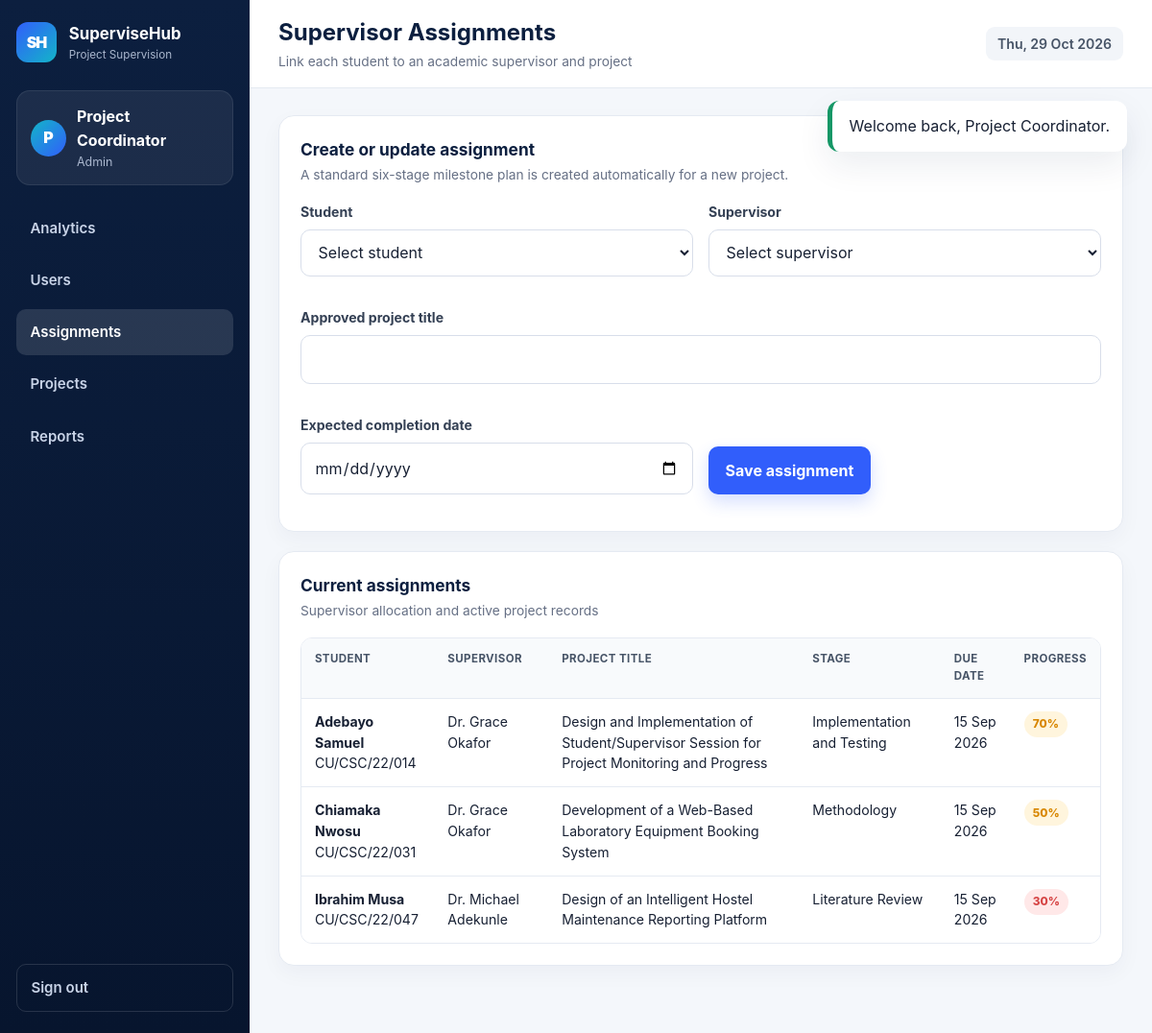
/index.php?page=admin-assignments (signed in), run on the app's committed database.
### tables this page shows
CREATE TABLE projects (
 id INT UNSIGNED AUTO_INCREMENT PRIMARY KEY,
 student_id INT UNSIGNED NOT NULL,
 supervisor_id INT UNSIGNED NULL,
 title VARCHAR(300) NOT NULL,
 abstract TEXT NULL,
 current_stage VARCHAR(100) NOT NULL DEFAULT 'Proposal',
 status VARCHAR(30) NOT NULL DEFAULT 'active',
 start_date DATE NULL,
 due_date DATE NULL,
 created_at DATETIME NOT NULL DEFAULT CURRENT_TIMESTAMP,
 updated_at DATETIME NULL DEFAULT NULL ON UPDATE CURRENT_TIMESTAMP,
 UNIQUE KEY uq_student_project(student_id),
 CONSTRAINT fk_projects_student FOREIGN KEY(student_id) REFERENCES users(id) ON DELETE CASCADE,
 CONSTRAINT fk_projects_supervisor FOREIGN KEY(supervisor_id) REFERENCES users(id) ON DELETE SET NULL,
 INDEX idx_projects_supervisor(supervisor_id), INDEX idx_projects_status(status)
);

CREATE TABLE users (
 id INT UNSIGNED AUTO_INCREMENT PRIMARY KEY,
 full_name VARCHAR(120) NOT NULL,
 email VARCHAR(160) NOT NULL UNIQUE,
 password_hash VARCHAR(255) NOT NULL,
 role VARCHAR(20) NOT NULL,
 matric_no VARCHAR(50) NULL UNIQUE,
 staff_no VARCHAR(50) NULL UNIQUE,
 department VARCHAR(160) NULL,
 status VARCHAR(20) NOT NULL DEFAULT 'active',
 created_at DATETIME NOT NULL DEFAULT CURRENT_TIMESTAMP,
 updated_at DATETIME NULL DEFAULT NULL ON UPDATE CURRENT_TIMESTAMP,
 INDEX idx_users_role_status(role,status)
);

### index.php (called while the page is built, shortened)
<?php
require __DIR__ . '/includes/bootstrap.php';
$page = $_GET['page'] ?? (is_logged_in() ? dashboard_page(current_user()['role']) : 'home');
$routes = [
 'home'=>'home.php','login'=>'login.php','register'=>'register.php',
 'student-dashboard'=>'student_dashboard.php','student-sessions'=>'student_sessions.php','student-milestones'=>'student_milestones.php','student-documents'=>'student_documents.php',
 'supervisor-dashboard'=>'supervisor_dashboard.php','supervisor-students'=>'supervisor_students.php','supervisor-project'=>'supervisor_project.php','supervisor-sessions'=>'supervisor_sessions.php','supervisor-milestones'=>'supervisor_milestones.php',
 'admin-dashboard'=>'admin_dashboard.php','admin-users'=>'admin_users.php','admin-assignments'=>'admin_assignments.php','admin-projects'=>'admin_projects.php','admin-reports'=>'admin_reports.php',
 'messages'=>'messages.php'
];
include __DIR__ . '/views/' . $routes[$page];

### config/app.php (called while the page is built)
<?php
return [
    'name' => getenv('APP_NAME') ?: 'SuperviseHub',
    'institution' => getenv('INSTITUTION_NAME') ?: 'Crawford University',
    'department' => getenv('DEPARTMENT_NAME') ?: 'Department of Computer Science',
    'base_url' => rtrim(getenv('APP_URL') ?: 'http://localhost:8000', '/'),
    'timezone' => getenv('APP_TIMEZONE') ?: 'Africa/Lagos',
    'upload_dir' => dirname(__DIR__) . '/uploads',
    'max_upload_bytes' => 5 * 1024 * 1024,
];

### includes/bootstrap.php (called while the page is built, shortened)
<?php
$config = require dirname(__DIR__) . '/config/app.php';
date_default_timezone_set($config['timezone']);
require dirname(__DIR__) . '/config/database.php';
require __DIR__ . '/functions.php';

### includes/functions.php (called while the page is built, shortened)
<?php
function e(?string $value): string { return htmlspecialchars($value ?? '', ENT_QUOTES, 'UTF-8'); }
function url(string $path = ''): string {
    global $config;
    return $config['base_url'] . ($path ? '/' . ltrim($path, '/') : '');
}
function db_all(string $sql, array $params = []): array {
    global $pdo; $st = $pdo->prepare($sql); $st->execute($params); return $st->fetchAll();
}
function format_date(?string $value, string $format = 'd M Y, h:i A'): string {
    if (!$value) return 'Not set'; return date($format, strtotime($value));
}
function progress_for_project(int $projectId): int {
    global $pdo;
    $st = $pdo->prepare("SELECT COALESCE(SUM(CASE WHEN status='approved' THEN weight ELSE 0 END),0) AS earned, COALESCE(SUM(weight),0) AS total FROM milestones WHERE project_id=?");
    $st->execute([$projectId]); $r = $st->fetch();
    return min(100, (int)round(((float)$r['earned'] / (float)$r['total']) * 100));
}

### views/admin_assignments.php (the view, shortened to what this page needs)
<?php require_role('admin');$pageTitle='Supervisor Assignments';$pageSubtitle='Link each student to an academic supervisor and project';$students=db_all("SELECT u.* FROM users u WHERE u.role='student' AND u.status='active' ORDER BY u.full_name");$supervisors=db_all("SELECT * FROM users WHERE role='supervisor' AND status='active' ORDER BY full_name");$assigned=db_all("SELECT p.*,st.full_name student_name,st.matric_no,sp.full_name supervisor_name FROM projects p JOIN users st ON st.id=p.student_id LEFT JOIN users sp ON sp.id=p.supervisor_id ORDER BY st.full_name");include __DIR__.'/../includes/layout_top.php'; ?>
<div class="card"><div class="card-header"><div><h2>Create or update assignment</h2><p>A standard six-stage milestone plan is created automatically for a new project.</p></div></div><form method="post" action="<?= e(url('actions.php')) ?>"><div class="form-grid"><div class="form-group"><label>Student</label><select name="student_id" required><option value="">Select student</option></select></div><div class="form-group"><label>Supervisor</label><select name="supervisor_id" required><option value="">Select supervisor</option></select></div><div class="form-group full"><label>Approved project title</label><input name="title" required></div><div class="form-group"><label>Expected completion date</label><input type="date" name="due_date"></div><div class="form-group" style="display:flex;align-items:end"><button class="button" type="submit">Save assignment</button></div></div></form></div>
<div class="card"><div class="card-header"><div><h2>Current assignments</h2><p>Supervisor allocation and active project records</p></div></div><div class="table-wrap"><table><thead><tr><th>Student</th><th>Supervisor</th><th>Project title</th><th>Stage</th><th>Due date</th><th>Progress</th></tr></thead><tbody><?php foreach($assigned as $a):$prog=progress_for_project((int)$a['id']);?><tr><td><strong><?= e($a['student_name']) ?></strong><br><?= e($a['matric_no']) ?></td><td><?= e($a['supervisor_name']?:'Unassigned') ?></td><td><?= e($a['title']) ?></td><td><?= e($a['current_stage']) ?></td><td><?= e(format_date($a['due_date'],'d M Y')) ?></td><td><span class="badge <?= $prog<40?'danger':($prog<75?'warning':'success') ?>"><?= $prog ?>%</span></td></tr><?php endforeach;?></tbody></table></div></div>
<?php include __DIR__.'/../includes/layout_bottom.php'; ?>

### assets/css/app.css (style rules this page uses)
:root { --navy:#0c1f3f;--navy2:#132c55;--blue:#315efb;--cyan:#13b5c8;--bg:#f4f7fb;--card:#fff;--text:#172033;--muted:#667085;--line:#e5eaf2;--success:#159766;--warning:#d88700;--danger:#d64545;--shadow:0 14px 35px rgba(17,36,75,.08) }
* { box-sizing:border-box }
html { scroll-behavior:smooth }
body { margin:0;font-family:Inter,Segoe UI,Arial,sans-serif;color:var(--text);background:var(--bg);line-height:1.55 }
button,input,select,textarea { font:inherit }
button { cursor:pointer }
.button,.btn { display:inline-flex;align-items:center;justify-content:center;gap:.45rem;border:0;border-radius:10px;background:var(--blue);color:#fff;padding:.78rem 1.1rem;font-weight:700;box-shadow:0 8px 18px rgba(49,94,251,.2) }
.form-grid { display:grid;grid-template-columns:repeat(2,1fr);gap:16px }
.form-group { margin-bottom:16px }
.form-group.full { grid-column:1/-1 }
label { display:block;font-size:.88rem;font-weight:700;margin-bottom:7px;color:#344054 }
input,select,textarea { width:100%;border:1px solid #d8deea;border-radius:10px;padding:.78rem .85rem;background:#fff;color:var(--text);outline:none;transition:.2s }
.app-shell { display:grid;grid-template-columns:260px 1fr;min-height:100vh }
.card { background:#fff;border:1px solid var(--line);border-radius:16px;padding:22px;box-shadow:0 8px 22px rgba(17,36,75,.04);margin-bottom:20px }
.card-header { display:flex;align-items:center;justify-content:space-between;gap:16px;margin-bottom:17px }
.card-header h2,.card-header h3 { margin:0;color:var(--navy);font-size:1.08rem }
.card-header p { margin:2px 0 0;color:var(--muted);font-size:.86rem }
.badge { display:inline-flex;align-items:center;padding:.28rem .58rem;border-radius:999px;font-size:.74rem;font-weight:800;text-transform:capitalize;background:#eef1f5;color:#596579 }
.badge.warning { background:#fff5dd;color:var(--warning) }
.badge.danger { background:#ffe8e8;color:var(--danger) }
.table-wrap { overflow-x:auto;border:1px solid var(--line);border-radius:12px }
table { width:100%;border-collapse:collapse;background:#fff }
th,td { padding:13px 14px;text-align:left;border-bottom:1px solid var(--line);font-size:.88rem;vertical-align:top }
th { background:#f8fafc;color:#475467;text-transform:uppercase;letter-spacing:.035em;font-size:.72rem }
tr:last-child td { border-bottom:0 }

### data on the page
projects: student.full_name "Adebayo Samuel", student.matric_no "CU/CSC/22/014", supervisor.full_name "Dr. Grace Okafor", title "Design and Implementation of Student/Supervisor Session for Project Monitoring and Progress", current_stage "Implementation and Testing", due_date "15 Sep 2026", prog "70"
projects: student.full_name "Chiamaka Nwosu", student.matric_no "CU/CSC/22/031", supervisor.full_name "Dr. Grace Okafor", title "Development of a Web-Based Laboratory Equipment Booking System", current_stage "Methodology", due_date "15 Sep 2026", prog "50"
projects: student.full_name "Ibrahim Musa", student.matric_no "CU/CSC/22/047", supervisor.full_name "Dr. Michael Adekunle", title "Design of an Intelligent Hostel Maintenance Reporting Platform", current_stage "Literature Review", due_date "15 Sep 2026", prog "30"

### other printed values
$config['name'] "SuperviseHub"
substr($user['full_name'],0,1) "P"
$user['full_name'] "Project Coordinator"
$user['role'] "Admin"
$pageTitle "Supervisor Assignments"
$pageSubtitle "Link each student to an academic supervisor and project"
$f['message'] "Welcome back, Project Coordinator."
